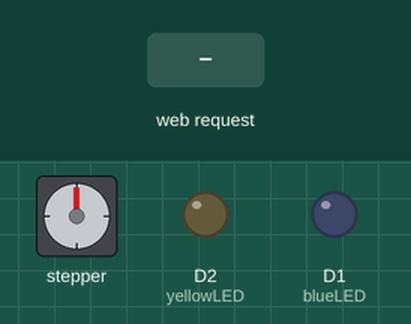
Simulated run of this sketch. Board: ESP8266 (NodeMCU). Shown: stepper motor, output pins drawn as LEDs (lit = HIGH). Inputs (shaded band) come from the test bench. WiFi joins after 1.5 s; servers stay silent unless stated; stepper angles assume 4096 steps per turn; what the sketch prints to the serial monitor is not drawn.

Above: at 2.7 s.
2.8 s: HTTP request GET /stepOn received
At 3.43 s:
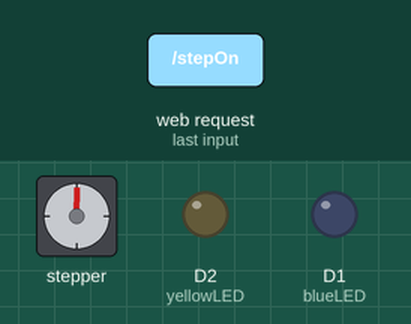
5.8 s: HTTP request GET /blueOn received
At 6.3 s:
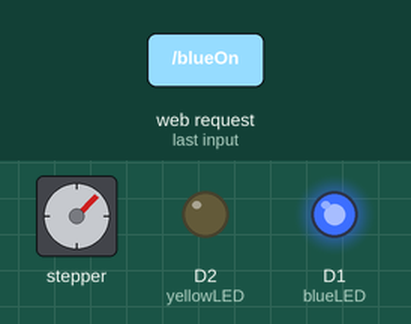
8.8 s: HTTP request GET /blueOff received
At 9.02 s:
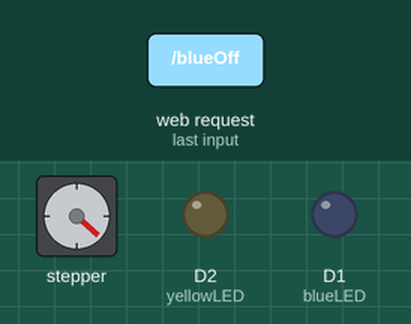
11.8 s: HTTP request GET /yellowOn received
At 12.03 s:
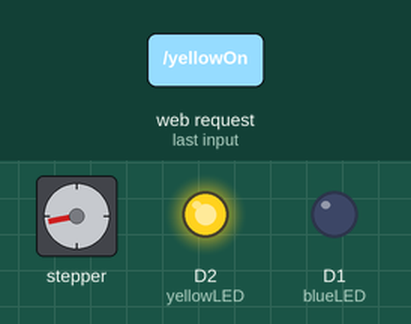
14.8 s: HTTP request GET /yellowOff received
At 15.03 s:
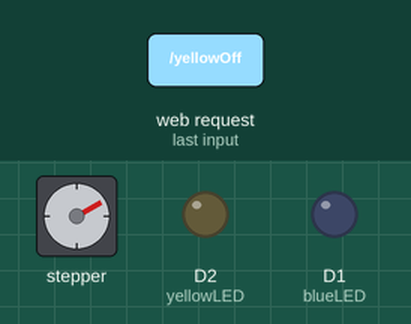
17.8 s: HTTP request GET /blueOn received
At 18.04 s:
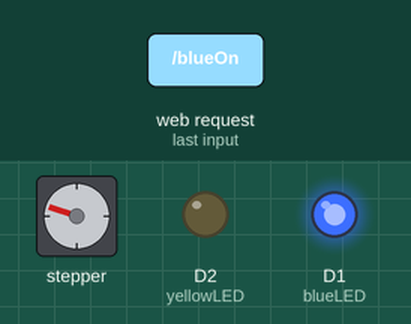
Timing chart, 0 to 23.8 s (numbered marks = the images above; inputs shaded):
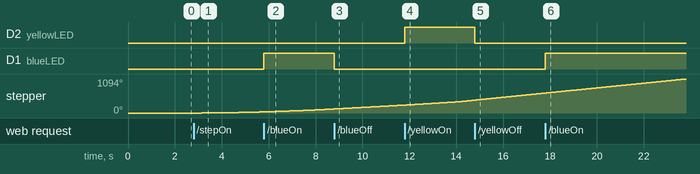

The sketch:

WiFi_Control.ino
```cpp
#include <ESP8266WiFi.h>
#include <ESP8266WebServer.h>
#include <AccelStepper.h>

// LED Pin's
#define blueLED D1
#define yellowLED D2

// Motor Pins:
#define motorPin1 D5 // IN1
#define motorPin2 D6 // IN2
#define motorPin3 D7 // IN3
#define motorPin4 D8 // IN4
#define HALFSTEP 8
bool enableMotor = false;

// // WiFi Details
char* ssid = "YE Staff";
char* pass = "3nt3rpr!5E";

// For Web server
ESP8266WebServer Server;

// Pin sequence for using AccelStepper with 28BYJ-48
AccelStepper stepper1( HALFSTEP, motorPin1, motorPin3, motorPin2, motorPin4 );

void setup() {

  // Set pins to output and turn off
  pinMode ( blueLED, OUTPUT );
  pinMode ( yellowLED, OUTPUT );
  digitalWrite ( blueLED, LOW );
  digitalWrite ( yellowLED, LOW );

  // Stepper setup
  stepper1.setMaxSpeed( 1000.0 );
  stepper1.setAcceleration( 100.0 );
  stepper1.setSpeed( 200 );
  stepper1.moveTo( 20000 );


  // Start console
  Serial.begin ( 115200 );

  // Start WiFi
  WiFi.begin ( ssid, pass );

  // Print to console trying to connect
  while ( WiFi.status () != WL_CONNECTED ) {

    Serial.print ( "." );
    delay ( 500 );

  }

  // The IP of the hardware
  Serial.println ( "" );
  Serial.print ( "IP Address: " );
  Serial.print ( WiFi.localIP () );

  // Simple Site, so you know we are online
  Server.on ( "/", [] () {
    Server.send ( 200, "text/plain", "You are connected!" );
  } );

  // FOR LED's
  Server.on ( "/blueOn", blueOn );
  Server.on ( "/blueOff", blueOff );
  Server.on ( "/yellowOn", yellowOn );
  Server.on ( "/yellowOff", yellowOff );

  // FOR MOTOR
  Server.on ( "/stepOn", stepOn );
  Server.on ( "/stepOff", stepOff );

  Server.begin();

}

void loop() {

  Server.handleClient();

  if (enableMotor == true) {

    stepper1.run();

  }
}

void blueOn () {

  digitalWrite ( blueLED, HIGH );
  Server.send ( 204, "" );
  Serial.println ( "" );
  Serial.print ( "Blue LED = On" );

}
void blueOff () {

  digitalWrite ( blueLED, LOW );
  Server.send ( 204, "" );
  Serial.println ( "" );
  Serial.print ( "Blue LED = Off" );

}
void yellowOn () {

  digitalWrite ( yellowLED, HIGH );
  Server.send ( 204, "" );
  Serial.println ( "" );
  Serial.print ( "Yellow LED = On" );

}
void yellowOff () {

  digitalWrite ( yellowLED, LOW );
  Server.send ( 204, "" );
  Serial.println ( "" );
  Serial.print ( "Yellow LED = Off" );

}
void stepOn () {

  enableMotor = true;
  Server.send ( 204, "" );
  Serial.println ( "" );
  Serial.print ( "Motor = On" );

}
void stepOff () {

  enableMotor = false;
  Server.send ( 204, "" );
  Serial.println ( "" );
  Serial.print ( "Motor = Off" );

}
```

Measured:
- after the input at 2.8 s, stepper: keeps turning clockwise at about 14°/s, starting after 0.35 s
- after the input at 5.8 s, D1 (blueLED): LOW → HIGH at once
- after the input at 8.8 s, D1 (blueLED): HIGH → LOW at once
- after the input at 11.8 s, D2 (yellowLED): LOW → HIGH at once
- after the input at 14.8 s, D2 (yellowLED): HIGH → LOW at once
- after the input at 17.8 s, D1 (blueLED): LOW → HIGH at once
